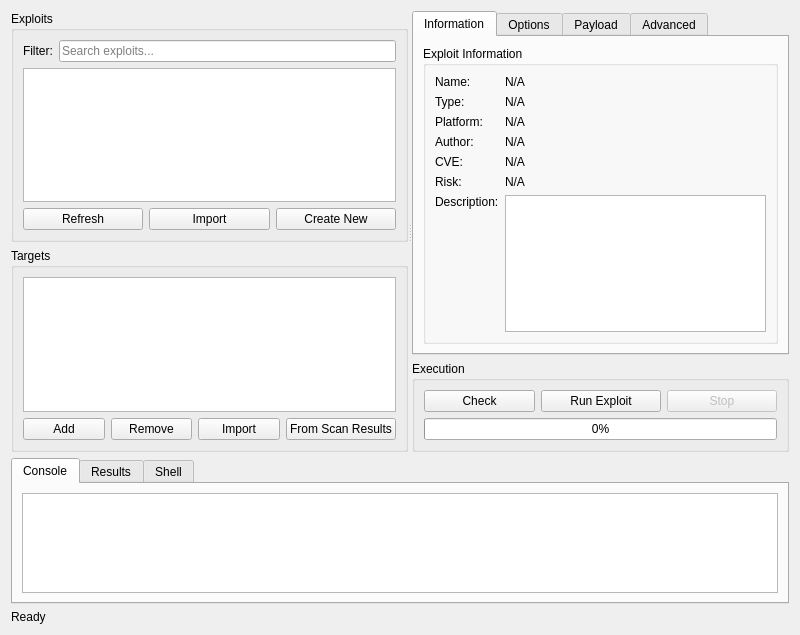
<?xml version="1.0" encoding="UTF-8"?>
<ui version="4.0">
 <class>ExploitExecWindow</class>
 <widget class="QWidget" name="ExploitExecWindow">
  <property name="geometry">
   <rect>
    <x>0</x>
    <y>0</y>
    <width>800</width>
    <height>600</height>
   </rect>
  </property>
  <property name="windowTitle">
   <string>Exploit Execution</string>
  </property>
  <property name="windowIcon">
   <iconset>
    <normaloff>../assets/icons/exploit_exec.png</normaloff>../assets/icons/exploit_exec.png</iconset>
  </property>
  <layout class="QVBoxLayout" name="verticalLayout">
   <item>
    <widget class="QSplitter" name="splitter">
     <property name="orientation">
      <enum>Qt::Horizontal</enum>
     </property>
     <widget class="QWidget" name="leftWidget" native="true">
      <layout class="QVBoxLayout" name="verticalLayout_2">
       <item>
        <widget class="QGroupBox" name="exploitGroupBox">
         <property name="title">
          <string>Exploits</string>
         </property>
         <layout class="QVBoxLayout" name="verticalLayout_3">
          <item>
           <layout class="QHBoxLayout" name="horizontalLayout">
            <item>
             <widget class="QLabel" name="filterLabel">
              <property name="text">
               <string>Filter:</string>
              </property>
             </widget>
            </item>
            <item>
             <widget class="QLineEdit" name="filterLineEdit">
              <property name="placeholderText">
               <string>Search exploits...</string>
              </property>
              <property name="clearButtonEnabled">
               <bool>true</bool>
              </property>
             </widget>
            </item>
           </layout>
          </item>
          <item>
           <widget class="QTreeView" name="exploitTreeView">
            <property name="alternatingRowColors">
             <bool>true</bool>
            </property>
            <property name="rootIsDecorated">
             <bool>true</bool>
            </property>
            <property name="sortingEnabled">
             <bool>true</bool>
            </property>
           </widget>
          </item>
          <item>
           <layout class="QHBoxLayout" name="horizontalLayout_2">
            <item>
             <widget class="QPushButton" name="refreshButton">
              <property name="text">
               <string>Refresh</string>
              </property>
              <property name="icon">
               <iconset>
                <normaloff>../assets/icons/refresh.png</normaloff>../assets/icons/refresh.png</iconset>
              </property>
             </widget>
            </item>
            <item>
             <widget class="QPushButton" name="importButton">
              <property name="text">
               <string>Import</string>
              </property>
              <property name="icon">
               <iconset>
                <normaloff>../assets/icons/import.png</normaloff>../assets/icons/import.png</iconset>
              </property>
             </widget>
            </item>
            <item>
             <widget class="QPushButton" name="createButton">
              <property name="text">
               <string>Create New</string>
              </property>
              <property name="icon">
               <iconset>
                <normaloff>../assets/icons/new.png</normaloff>../assets/icons/new.png</iconset>
              </property>
             </widget>
            </item>
           </layout>
          </item>
         </layout>
        </widget>
       </item>
       <item>
        <widget class="QGroupBox" name="targetsGroupBox">
         <property name="title">
          <string>Targets</string>
         </property>
         <layout class="QVBoxLayout" name="verticalLayout_4">
          <item>
           <widget class="QTableView" name="targetsTableView">
            <property name="alternatingRowColors">
             <bool>true</bool>
            </property>
            <property name="selectionBehavior">
             <enum>QAbstractItemView::SelectRows</enum>
            </property>
            <attribute name="horizontalHeaderStretchLastSection">
             <bool>true</bool>
            </attribute>
           </widget>
          </item>
          <item>
           <layout class="QHBoxLayout" name="horizontalLayout_3">
            <item>
             <widget class="QPushButton" name="addTargetButton">
              <property name="text">
               <string>Add</string>
              </property>
              <property name="icon">
               <iconset>
                <normaloff>../assets/icons/add.png</normaloff>../assets/icons/add.png</iconset>
              </property>
             </widget>
            </item>
            <item>
             <widget class="QPushButton" name="removeTargetButton">
              <property name="text">
               <string>Remove</string>
              </property>
              <property name="icon">
               <iconset>
                <normaloff>../assets/icons/remove.png</normaloff>../assets/icons/remove.png</iconset>
              </property>
             </widget>
            </item>
            <item>
             <widget class="QPushButton" name="importTargetsButton">
              <property name="text">
               <string>Import</string>
              </property>
              <property name="icon">
               <iconset>
                <normaloff>../assets/icons/import.png</normaloff>../assets/icons/import.png</iconset>
              </property>
             </widget>
            </item>
            <item>
             <widget class="QPushButton" name="scanResultsButton">
              <property name="text">
               <string>From Scan Results</string>
              </property>
              <property name="icon">
               <iconset>
                <normaloff>../assets/icons/scan.png</normaloff>../assets/icons/scan.png</iconset>
              </property>
             </widget>
            </item>
           </layout>
          </item>
         </layout>
        </widget>
       </item>
      </layout>
     </widget>
     <widget class="QWidget" name="rightWidget" native="true">
      <layout class="QVBoxLayout" name="verticalLayout_5">
       <item>
        <widget class="QTabWidget" name="configTabWidget">
         <property name="currentIndex">
          <number>0</number>
         </property>
         <widget class="QWidget" name="infoTab">
          <attribute name="title">
           <string>Information</string>
          </attribute>
          <layout class="QVBoxLayout" name="verticalLayout_6">
           <item>
            <widget class="QGroupBox" name="exploitInfoGroupBox">
             <property name="title">
              <string>Exploit Information</string>
             </property>
             <layout class="QFormLayout" name="formLayout">
              <item row="0" column="0">
               <widget class="QLabel" name="nameLabel">
                <property name="text">
                 <string>Name:</string>
                </property>
               </widget>
              </item>
              <item row="0" column="1">
               <widget class="QLabel" name="nameValueLabel">
                <property name="text">
                 <string>N/A</string>
                </property>
               </widget>
              </item>
              <item row="1" column="0">
               <widget class="QLabel" name="typeLabel">
                <property name="text">
                 <string>Type:</string>
                </property>
               </widget>
              </item>
              <item row="1" column="1">
               <widget class="QLabel" name="typeValueLabel">
                <property name="text">
                 <string>N/A</string>
                </property>
               </widget>
              </item>
              <item row="2" column="0">
               <widget class="QLabel" name="platformLabel">
                <property name="text">
                 <string>Platform:</string>
                </property>
               </widget>
              </item>
              <item row="2" column="1">
               <widget class="QLabel" name="platformValueLabel">
                <property name="text">
                 <string>N/A</string>
                </property>
               </widget>
              </item>
              <item row="3" column="0">
               <widget class="QLabel" name="authorLabel">
                <property name="text">
                 <string>Author:</string>
                </property>
               </widget>
              </item>
              <item row="3" column="1">
               <widget class="QLabel" name="authorValueLabel">
                <property name="text">
                 <string>N/A</string>
                </property>
               </widget>
              </item>
              <item row="4" column="0">
               <widget class="QLabel" name="cveLabel">
                <property name="text">
                 <string>CVE:</string>
                </property>
               </widget>
              </item>
              <item row="4" column="1">
               <widget class="QLabel" name="cveValueLabel">
                <property name="text">
                 <string>N/A</string>
                </property>
               </widget>
              </item>
              <item row="5" column="0">
               <widget class="QLabel" name="riskLabel">
                <property name="text">
                 <string>Risk:</string>
                </property>
               </widget>
              </item>
              <item row="5" column="1">
               <widget class="QLabel" name="riskValueLabel">
                <property name="text">
                 <string>N/A</string>
                </property>
               </widget>
              </item>
              <item row="6" column="0">
               <widget class="QLabel" name="descriptionLabel">
                <property name="text">
                 <string>Description:</string>
                </property>
                <property name="alignment">
                 <set>Qt::AlignLeading|Qt::AlignLeft|Qt::AlignTop</set>
                </property>
               </widget>
              </item>
              <item row="6" column="1">
               <widget class="QTextEdit" name="descriptionTextEdit">
                <property name="readOnly">
                 <bool>true</bool>
                </property>
               </widget>
              </item>
             </layout>
            </widget>
           </item>
          </layout>
         </widget>
         <widget class="QWidget" name="optionsTab">
          <attribute name="title">
           <string>Options</string>
          </attribute>
          <layout class="QVBoxLayout" name="verticalLayout_7">
           <item>
            <widget class="QScrollArea" name="optionsScrollArea">
             <property name="widgetResizable">
              <bool>true</bool>
             </property>
             <widget class="QWidget" name="scrollAreaWidgetContents">
              <property name="geometry">
               <rect>
                <x>0</x>
                <y>0</y>
                <width>359</width>
                <height>196</height>
               </rect>
              </property>
              <layout class="QVBoxLayout" name="verticalLayout_8">
               <item>
                <widget class="QTableWidget" name="optionsTableWidget">
                 <property name="alternatingRowColors">
                  <bool>true</bool>
                 </property>
                 <column>
                  <property name="text">
                   <string>Option</string>
                  </property>
                 </column>
                 <column>
                  <property name="text">
                   <string>Value</string>
                  </property>
                 </column>
                 <column>
                  <property name="text">
                   <string>Required</string>
                  </property>
                 </column>
                 <column>
                  <property name="text">
                   <string>Description</string>
                  </property>
                 </column>
                </widget>
               </item>
              </layout>
             </widget>
            </widget>
           </item>
          </layout>
         </widget>
         <widget class="QWidget" name="payloadTab">
          <attribute name="title">
           <string>Payload</string>
          </attribute>
          <layout class="QVBoxLayout" name="verticalLayout_9">
           <item>
            <widget class="QGroupBox" name="payloadGroupBox">
             <property name="title">
              <string>Payload Selection</string>
             </property>
             <layout class="QVBoxLayout" name="verticalLayout_10">
              <item>
               <layout class="QHBoxLayout" name="horizontalLayout_4">
                <item>
                 <widget class="QLabel" name="payloadTypeLabel">
                  <property name="text">
                   <string>Payload Type:</string>
                  </property>
                 </widget>
                </item>
                <item>
                 <widget class="QComboBox" name="payloadTypeComboBox">
                  <item>
                   <property name="text">
                    <string>Default</string>
                   </property>
                  </item>
                  <item>
                   <property name="text">
                    <string>Reverse Shell</string>
                   </property>
                  </item>
                  <item>
                   <property name="text">
                    <string>Bind Shell</string>
                   </property>
                  </item>
                  <item>
                   <property name="text">
                    <string>Command Execution</string>
                   </property>
                  </item>
                  <item>
                   <property name="text">
                    <string>Custom</string>
                   </property>
                  </item>
                 </widget>
                </item>
               </layout>
              </item>
              <item>
               <widget class="QComboBox" name="payloadComboBox"/>
              </item>
              <item>
               <widget class="QGroupBox" name="payloadOptionsGroupBox">
                <property name="title">
                 <string>Payload Options</string>
                </property>
                <layout class="QFormLayout" name="formLayout_2">
                 <item row="0" column="0">
                  <widget class="QLabel" name="lhostLabel">
                   <property name="text">
                    <string>LHOST:</string>
                   </property>
                  </widget>
                 </item>
                 <item row="0" column="1">
                  <widget class="QLineEdit" name="lhostLineEdit"/>
                 </item>
                 <item row="1" column="0">
                  <widget class="QLabel" name="lportLabel">
                   <property name="text">
                    <string>LPORT:</string>
                   </property>
                  </widget>
                 </item>
                 <item row="1" column="1">
                  <widget class="QSpinBox" name="lportSpinBox">
                   <property name="minimum">
                    <number>1</number>
                   </property>
                   <property name="maximum">
                    <number>65535</number>
                   </property>
                   <property name="value">
                    <number>4444</number>
                   </property>
                  </widget>
                 </item>
                 <item row="2" column="0">
                  <widget class="QLabel" name="encodingLabel">
                   <property name="text">
                    <string>Encoding:</string>
                   </property>
                  </widget>
                 </item>
                 <item row="2" column="1">
                  <widget class="QComboBox" name="encodingComboBox">
                   <item>
                    <property name="text">
                     <string>None</string>
                    </property>
                   </item>
                   <item>
                    <property name="text">
                     <string>Base64</string>
                    </property>
                   </item>
                   <item>
                    <property name="text">
                     <string>URL</string>
                    </property>
                   </item>
                   <item>
                    <property name="text">
                     <string>Hex</string>
                    </property>
                   </item>
                  </widget>
                 </item>
                 <item row="3" column="0">
                  <widget class="QLabel" name="iterationsLabel">
                   <property name="text">
                    <string>Iterations:</string>
                   </property>
                  </widget>
                 </item>
                 <item row="3" column="1">
                  <widget class="QSpinBox" name="iterationsSpinBox">
                   <property name="minimum">
                    <number>1</number>
                   </property>
                   <property name="maximum">
                    <number>10</number>
                   </property>
                  </widget>
                 </item>
                </layout>
               </widget>
              </item>
              <item>
               <layout class="QHBoxLayout" name="horizontalLayout_5">
                <item>
                 <widget class="QPushButton" name="generatePayloadButton">
                  <property name="text">
                   <string>Generate Payload</string>
                  </property>
                  <property name="icon">
                   <iconset>
                    <normaloff>../assets/icons/generate.png</normaloff>../assets/icons/generate.png</iconset>
                  </property>
                 </widget>
                </item>
                <item>
                 <widget class="QPushButton" name="payloadGenButton">
                  <property name="text">
                   <string>Payload Generator</string>
                  </property>
                  <property name="icon">
                   <iconset>
                    <normaloff>../assets/icons/payload_gen.png</normaloff>../assets/icons/payload_gen.png</iconset>
                  </property>
                 </widget>
                </item>
               </layout>
              </item>
             </layout>
            </widget>
           </item>
          </layout>
         </widget>
         <widget class="QWidget" name="advancedTab">
          <attribute name="title">
           <string>Advanced</string>
          </attribute>
          <layout class="QVBoxLayout" name="verticalLayout_11">
           <item>
            <widget class="QGroupBox" name="executionGroupBox">
             <property name="title">
              <string>Execution Options</string>
             </property>
             <layout class="QFormLayout" name="formLayout_3">
              <item row="0" column="0">
               <widget class="QLabel" name="timeoutLabel">
                <property name="text">
                 <string>Timeout (sec):</string>
                </property>
               </widget>
              </item>
              <item row="0" column="1">
               <widget class="QSpinBox" name="timeoutSpinBox">
                <property name="minimum">
                 <number>1</number>
                </property>
                <property name="maximum">
                 <number>300</number>
                </property>
                <property name="value">
                 <number>60</number>
                </property>
               </widget>
              </item>
              <item row="1" column="0">
               <widget class="QLabel" name="retriesLabel">
                <property name="text">
                 <string>Retries:</string>
                </property>
               </widget>
              </item>
              <item row="1" column="1">
               <widget class="QSpinBox" name="retriesSpinBox">
                <property name="maximum">
                 <number>10</number>
                </property>
                <property name="value">
                 <number>3</number>
                </property>
               </widget>
              </item>
              <item row="2" column="0">
               <widget class="QLabel" name="delayLabel">
                <property name="text">
                 <string>Delay (sec):</string>
                </property>
               </widget>
              </item>
              <item row="2" column="1">
               <widget class="QSpinBox" name="delaySpinBox">
                <property name="maximum">
                 <number>60</number>
                </property>
                <property name="value">
                 <number>1</number>
                </property>
               </widget>
              </item>
              <item row="3" column="0">
               <widget class="QLabel" name="threadsLabel">
                <property name="text">
                 <string>Threads:</string>
                </property>
               </widget>
              </item>
              <item row="3" column="1">
               <widget class="QSpinBox" name="threadsSpinBox">
                <property name="minimum">
                 <number>1</number>
                </property>
                <property name="maximum">
                 <number>20</number>
                </property>
                <property name="value">
                 <number>5</number>
                </property>
               </widget>
              </item>
             </layout>
            </widget>
           </item>
           <item>
            <widget class="QGroupBox" name="advancedOptionsGroupBox">
             <property name="title">
              <string>Advanced Options</string>
             </property>
             <layout class="QVBoxLayout" name="verticalLayout_12">
              <item>
               <widget class="QCheckBox" name="verboseCheckBox">
                <property name="text">
                 <string>Verbose output</string>
                </property>
               </widget>
              </item>
              <item>
               <widget class="QCheckBox" name="debugCheckBox">
                <property name="text">
                 <string>Debug mode</string>
                </property>
               </widget>
              </item>
              <item>
               <widget class="QCheckBox" name="evasionCheckBox">
                <property name="text">
                 <string>Enable evasion techniques</string>
                </property>
               </widget>
              </item>
              <item>
               <widget class="QCheckBox" name="cleanupCheckBox">
                <property name="text">
                 <string>Cleanup after execution</string>
                </property>
                <property name="checked">
                 <bool>true</bool>
                </property>
               </widget>
              </item>
             </layout>
            </widget>
           </item>
           <item>
            <spacer name="verticalSpacer">
             <property name="orientation">
              <enum>Qt::Vertical</enum>
             </property>
             <property name="sizeHint" stdset="0">
              <size>
               <width>20</width>
               <height>40</height>
              </size>
             </property>
            </spacer>
           </item>
          </layout>
         </widget>
        </widget>
       </item>
       <item>
        <widget class="QGroupBox" name="executionGroupBox">
         <property name="title">
          <string>Execution</string>
         </property>
         <layout class="QVBoxLayout" name="verticalLayout_13">
          <item>
           <layout class="QHBoxLayout" name="horizontalLayout_6">
            <item>
             <widget class="QPushButton" name="checkButton">
              <property name="text">
               <string>Check</string>
              </property>
              <property name="icon">
               <iconset>
                <normaloff>../assets/icons/check.png</normaloff>../assets/icons/check.png</iconset>
              </property>
             </widget>
            </item>
            <item>
             <widget class="QPushButton" name="runButton">
              <property name="minimumSize">
               <size>
                <width>120</width>
                <height>0</height>
               </size>
              </property>
              <property name="text">
               <string>Run Exploit</string>
              </property>
              <property name="icon">
               <iconset>
                <normaloff>../assets/icons/run.png</normaloff>../assets/icons/run.png</iconset>
              </property>
             </widget>
            </item>
            <item>
             <widget class="QPushButton" name="stopButton">
              <property name="enabled">
               <bool>false</bool>
              </property>
              <property name="text">
               <string>Stop</string>
              </property>
              <property name="icon">
               <iconset>
                <normaloff>../assets/icons/stop.png</normaloff>../assets/icons/stop.png</iconset>
              </property>
             </widget>
            </item>
           </layout>
          </item>
          <item>
           <widget class="QProgressBar" name="progressBar">
            <property name="value">
             <number>0</number>
            </property>
           </widget>
          </item>
         </layout>
        </widget>
       </item>
      </layout>
     </widget>
    </widget>
   </item>
   <item>
    <widget class="QTabWidget" name="outputTabWidget">
     <property name="currentIndex">
      <number>0</number>
     </property>
     <widget class="QWidget" name="consoleTab">
      <attribute name="title">
       <string>Console</string>
      </attribute>
      <layout class="QVBoxLayout" name="verticalLayout_14">
       <item>
        <widget class="QPlainTextEdit" name="consoleTextEdit">
         <property name="readOnly">
          <bool>true</bool>
         </property>
         <property name="font">
          <font>
           <family>Consolas</family>
          </font>
         </property>
        </widget>
       </item>
      </layout>
     </widget>
     <widget class="QWidget" name="resultsTab">
      <attribute name="title">
       <string>Results</string>
      </attribute>
      <layout class="QVBoxLayout" name="verticalLayout_15">
       <item>
        <widget class="QTableView" name="resultsTableView">
         <property name="alternatingRowColors">
          <bool>true</bool>
         </property>
         <property name="selectionBehavior">
          <enum>QAbstractItemView::SelectRows</enum>
         </property>
         <property name="sortingEnabled">
          <bool>true</bool>
         </property>
         <attribute name="horizontalHeaderStretchLastSection">
          <bool>true</bool>
         </attribute>
        </widget>
       </item>
       <item>
        <layout class="QHBoxLayout" name="horizontalLayout_7">
         <item>
          <widget class="QPushButton" name="saveResultsButton">
           <property name="text">
            <string>Save Results</string>
           </property>
           <property name="icon">
            <iconset>
             <normaloff>../assets/icons/save.png</normaloff>../assets/icons/save.png</iconset>
           </property>
          </widget>
         </item>
         <item>
          <widget class="QPushButton" name="clearResultsButton">
           <property name="text">
            <string>Clear Results</string>
           </property>
           <property name="icon">
            <iconset>
             <normaloff>../assets/icons/clear.png</normaloff>../assets/icons/clear.png</iconset>
           </property>
          </widget>
         </item>
         <item>
          <spacer name="horizontalSpacer_2">
           <property name="orientation">
            <enum>Qt::Horizontal</enum>
           </property>
           <property name="sizeHint" stdset="0">
            <size>
             <width>40</width>
             <height>20</height>
            </size>
           </property>
          </spacer>
         </item>
         <item>
          <widget class="QPushButton" name="reportButton">
           <property name="text">
            <string>Generate Report</string>
           </property>
           <property name="icon">
            <iconset>
             <normaloff>../assets/icons/report.png</normaloff>../assets/icons/report.png</iconset>
           </property>
          </widget>
         </item>
        </layout>
       </item>
      </layout>
     </widget>
     <widget class="QWidget" name="shellTab">
      <attribute name="title">
       <string>Shell</string>
      </attribute>
      <layout class="QVBoxLayout" name="verticalLayout_16">
       <item>
        <widget class="QPlainTextEdit" name="shellOutputTextEdit">
         <property name="readOnly">
          <bool>true</bool>
         </property>
         <property name="font">
          <font>
           <family>Consolas</family>
          </font>
         </property>
        </widget>
       </item>
       <item>
        <layout class="QHBoxLayout" name="horizontalLayout_8">
         <item>
          <widget class="QLabel" name="shellPromptLabel">
           <property name="text">
            <string>$</string>
           </property>
          </widget>
         </item>
         <item>
          <widget class="QLineEdit" name="shellInputLineEdit">
           <property name="placeholderText">
            <string>Enter command...</string>
           </property>
          </widget>
         </item>
         <item>
          <widget class="QPushButton" name="shellSendButton">
           <property name="text">
            <string>Send</string>
           </property>
           <property name="icon">
            <iconset>
             <normaloff>../assets/icons/send.png</normaloff>../assets/icons/send.png</iconset>
           </property>
          </widget>
         </item>
        </layout>
       </item>
      </layout>
     </widget>
    </widget>
   </item>
   <item>
    <widget class="QLabel" name="statusLabel">
     <property name="text">
      <string>Ready</string>
     </property>
    </widget>
   </item>
  </layout>
 </widget>
 <resources/>
 <connections/>
</ui>
